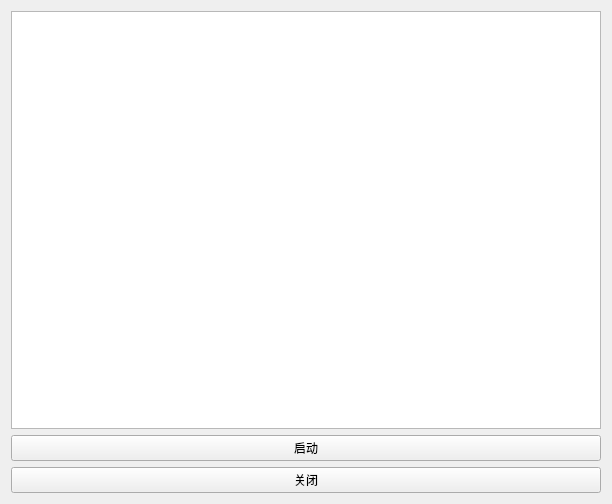
<?xml version="1.0" encoding="UTF-8"?>
<ui version="4.0">
 <class>Form</class>
 <widget class="QWidget" name="Form">
  <property name="geometry">
   <rect>
    <x>0</x>
    <y>0</y>
    <width>612</width>
    <height>504</height>
   </rect>
  </property>
  <property name="windowTitle">
   <string>Form</string>
  </property>
  <layout class="QGridLayout" name="gridLayout">
   <item row="0" column="0">
    <widget class="QGraphicsView" name="graphicsView"/>
   </item>
   <item row="1" column="0">
    <widget class="QPushButton" name="btn_start">
     <property name="text">
      <string>启动</string>
     </property>
    </widget>
   </item>
   <item row="2" column="0">
    <widget class="QPushButton" name="btn_quit">
     <property name="text">
      <string>关闭</string>
     </property>
    </widget>
   </item>
  </layout>
 </widget>
 <resources/>
 <connections/>
</ui>
